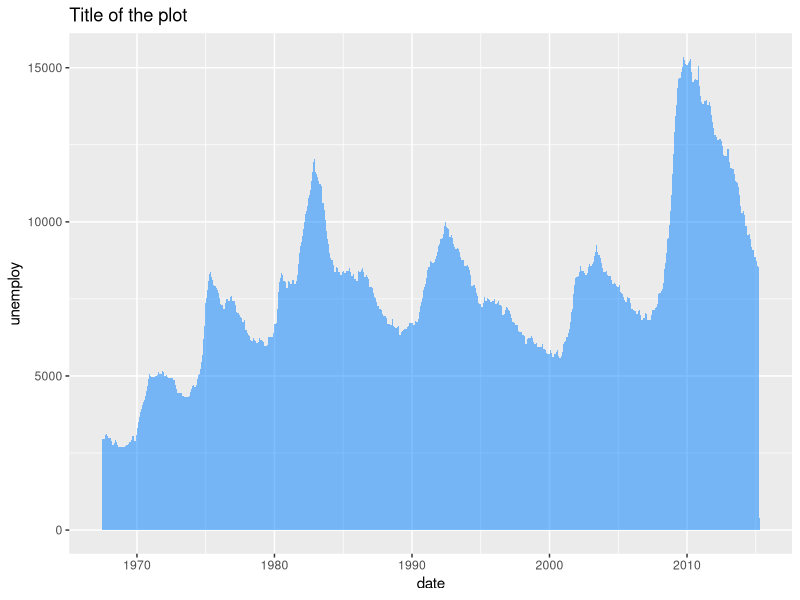
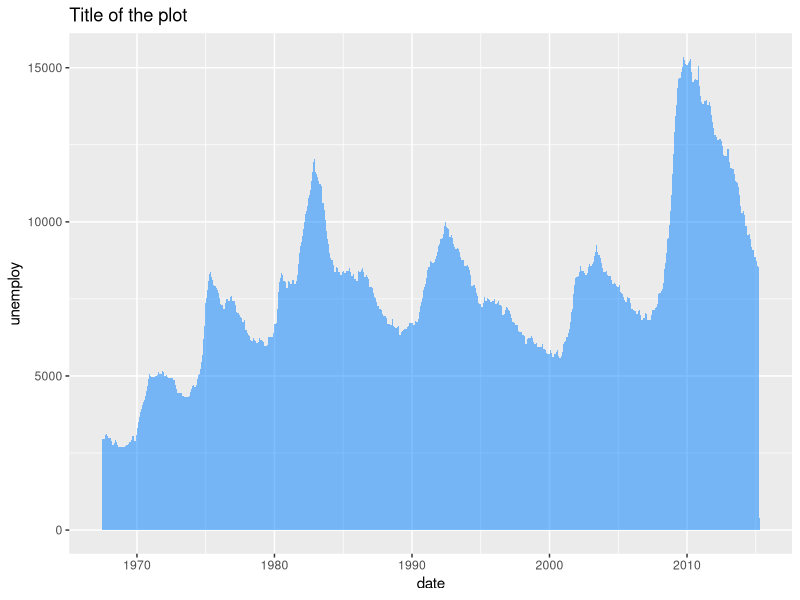
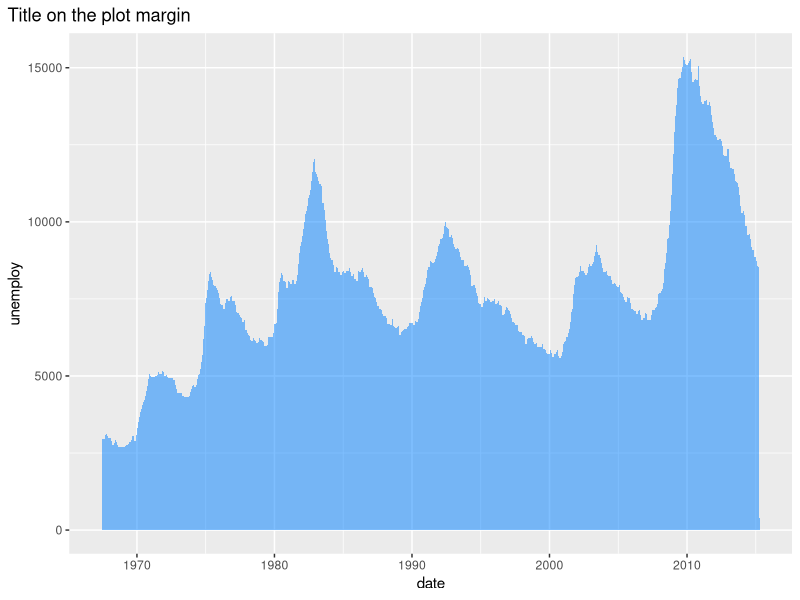
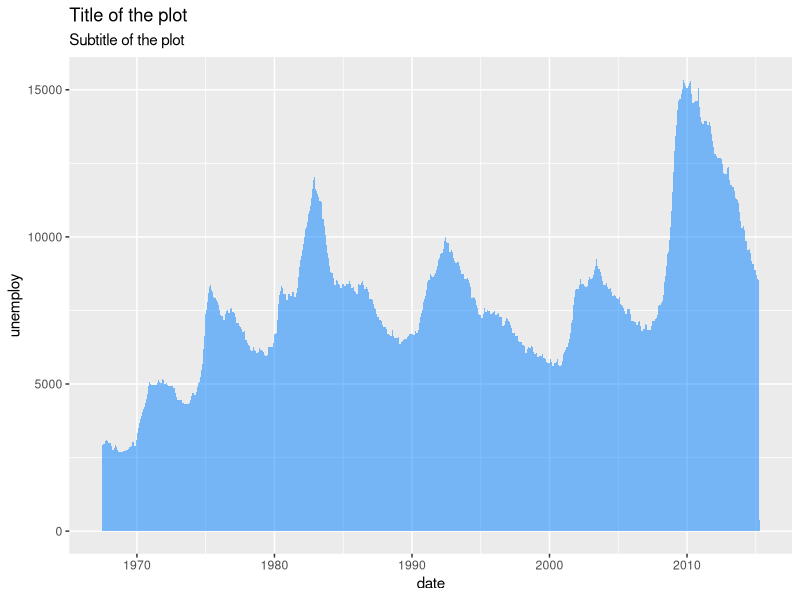
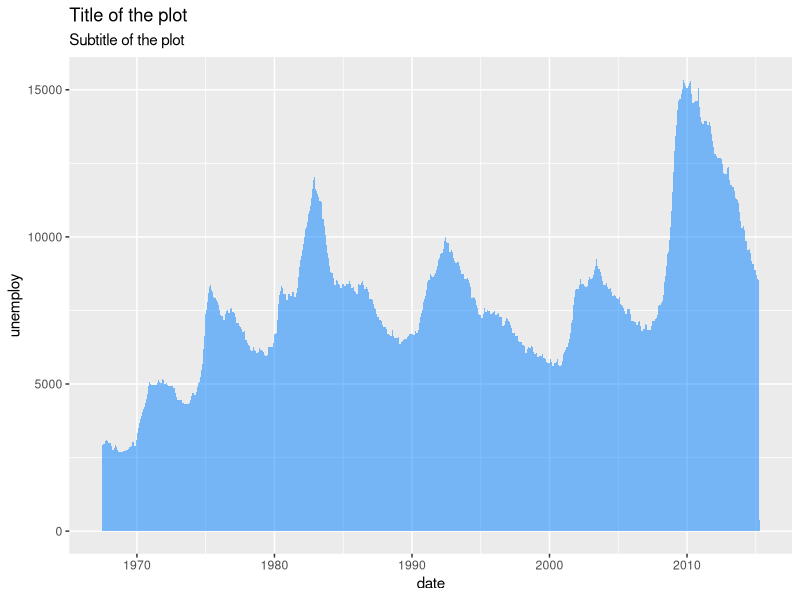
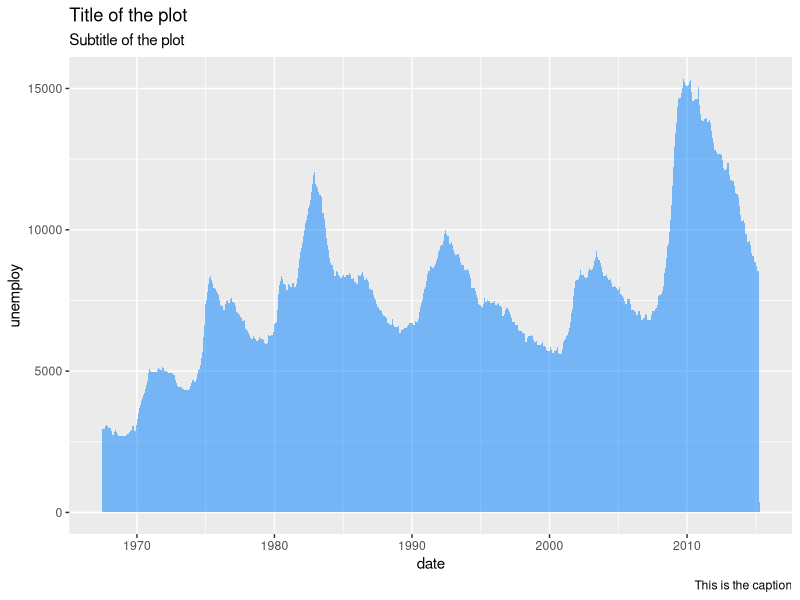
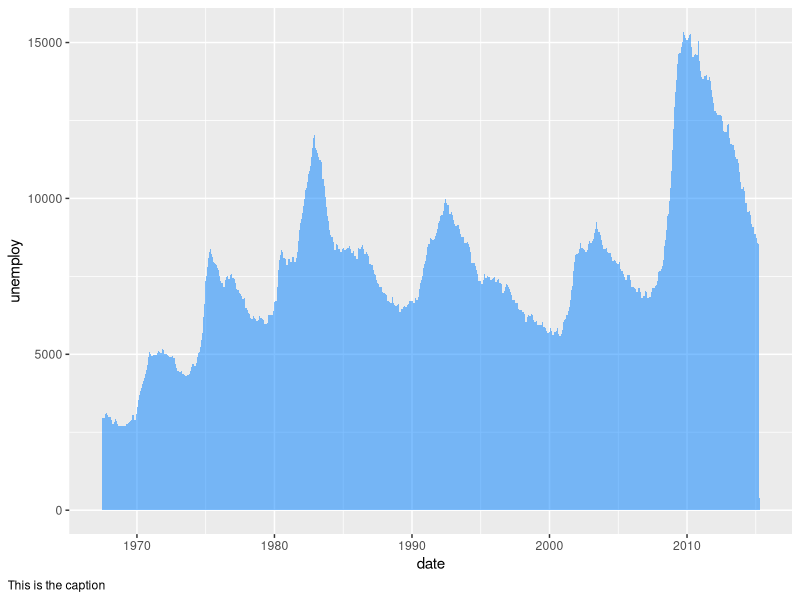
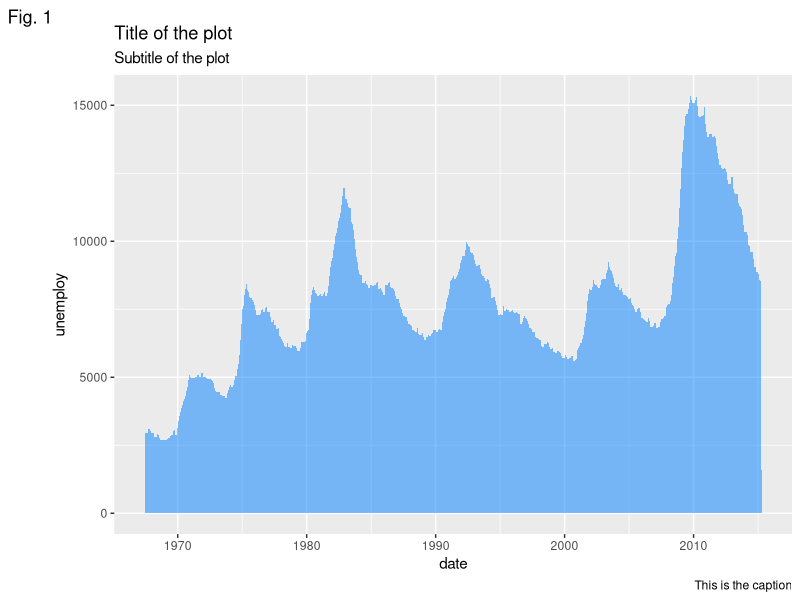

Source code (R) for these figures, in order:
## ---- chunk 1
knitr::opts_chunk$set(echo = TRUE)
## ---- chunk 2
# install.packages(ggplot2)
library(ggplot2)

ggplot(economics, aes(date, unemploy)) +
  geom_area(fill = rgb(0, 0.5, 1, alpha = 0.5)) + 
  ggtitle("Title of the plot") 
## ---- chunk 3
# install.packages(ggplot2)
library(ggplot2)

ggplot(economics, aes(date, unemploy)) +
  geom_area(fill = rgb(0, 0.5, 1, alpha = 0.5)) + 
  labs(title = "Title of the plot") 
## ---- chunk 4
# install.packages(ggplot2)
library(ggplot2)

ggplot(economics, aes(date, unemploy)) +
  geom_area(fill = rgb(0, 0.5, 1, alpha = 0.5)) + 
  labs(title = "Title on the plot margin") + 
  theme(plot.title.position = "plot") 
## ---- chunk 5
# install.packages(ggplot2)
library(ggplot2)

ggplot(economics, aes(date, unemploy)) +
  geom_area(fill = rgb(0, 0.5, 1, alpha = 0.5)) +  
  ggtitle("Title of the plot",
          subtitle = "Subtitle of the plot") 
## ---- chunk 6
# install.packages(ggplot2)
library(ggplot2)

ggplot(economics, aes(date, unemploy)) +
  geom_area(fill = rgb(0, 0.5, 1, alpha = 0.5)) + 
  labs(title = "Title of the plot",
       subtitle = "Subtitle of the plot") 
## ---- chunk 7
# install.packages(ggplot2)
library(ggplot2)

ggplot(economics, aes(date, unemploy)) +
  geom_area(fill = rgb(0, 0.5, 1, alpha = 0.5)) + 
  labs(title = "Title of the plot",
       subtitle = "Subtitle of the plot",
       caption = "This is the caption") 
## ---- chunk 8
# install.packages(ggplot2)
library(ggplot2)

ggplot(economics, aes(date, unemploy)) +
  geom_area(fill = rgb(0, 0.5, 1, alpha = 0.5)) + 
  labs(caption = "This is the caption") +
  theme(plot.caption.position = "plot",
        plot.caption = element_text(hjust = 0)) 
## ---- chunk 9
# install.packages(ggplot2)
library(ggplot2)

ggplot(economics, aes(date, unemploy)) +
  geom_area(fill = rgb(0, 0.5, 1, alpha = 0.5)) + 
  labs(title = "Title of the plot",
       subtitle = "Subtitle of the plot",
       caption = "This is the caption",
       tag = "Fig. 1") 
## ---- chunk 10
# install.packages(ggplot2)
library(ggplot2)

ggplot(economics, aes(date, unemploy)) +
  geom_area(fill = rgb(0, 0.5, 1, alpha = 0.5)) + 
  labs(tag = "Fig. 1") +
  theme(plot.tag.position = "bottomright") 
## ---- chunk 11
# install.packages(ggplot2)
library(ggplot2)

ggplot(economics, aes(date, unemploy)) +
  geom_area(fill = rgb(0, 0.5, 1, alpha = 0.5)) + 
  labs(title = "Title of the plot",
       subtitle = "Subtitle of the plot",
       caption = "This is the caption",
       tag = "Fig. 1") + 
  theme(plot.title = element_text(family = "serif",              # Font family
                                  face = "bold",                 # Font face
                                  color = 4,                     # Font color
                                  size = 15,                     # Font size
                                  hjust = 1,                     # Horizontal adjustment
                                  vjust = 1,                     # Vertical adjustment
                                  angle = -10,                   # Font angle
                                  lineheight = 1,                # Line spacing
                                  margin = margin(20, 0, 0, 0)), # Margins (t, r, b, l)
        plot.subtitle = element_text(hjust = 0),                 # Subtitle customization
        plot.caption = element_text(hjust = 0.25),               # Caption customization
        plot.tag = element_text(face = "italic"),                # Tag customization
        plot.title.position = "plot",                            # Title and subtitle position ("plot" or "panel")
        plot.caption.position = "panel",                         # Caption position ("plot" or "panel")
        plot.tag.position = "top")                               # Tag position 

